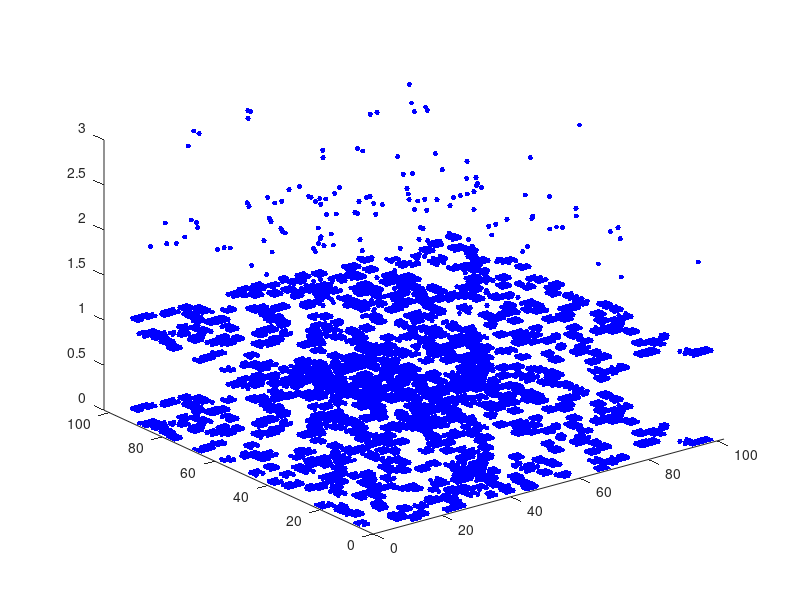

Reproduce this figure in MATLAB.
%% Simulation of (leaky) integrate-and-fire neuron
 clear; clf;

%% parameters of the model
 m = 101;
 dt = 0.1;       % integration time step [ms]
 tau = 10;       % time constant [ms]
 E_L = -65*ones(m, m);      % resting potential [mV]
 theta = -55;    % firing threshold [mV]
 
%%
   
   X = zeros(m,m);
   
   p = -1:1;
   for count=1:500,
      kx=floor(rand*(m-4))+2; 
      ky=floor(rand*(m-4))+2; 
      X(kx+p,ky+p)=(rand(3)>0.1);
   end;
   
   X = (X ~= 0) .* (-55); + (X == 0) .* (-65);
   spike = X ~= 0;
   
   % The "find" function returns the indices of the nonzero elements.
   [i,j] = find(spike);
   
   z = i.*0;
   

   plot3(i,j,z,'.', ...
      'Color','blue', ...
      'MarkerSize',12);
   axis([0 m+1 0 m+1]);
   
   hold on
 %%  
   % Whether cells stay alive, die, or generate new cells depends
   % upon how many of their eight possible neighbors are alive.
   % Here we generate index vectors for four of the eight neighbors.
   % We use periodic (torus) boundary conditions at the edges of the universe.
   
   n = [m 1:m-1];
   e = [2:m 1];
   s = [2:m 1];
   w = [m 1:m-1];
 
   X = (X ~= 0) .* (-55) + (X == 0) .* (-65);
   
   for t = 1:1:3;
       
      % How many of eight neighbors are alive.
      spike = spike(n,:) + spike(s,:) + spike(:,e) + spike(:,w) + ...
         spike(n,e) + spike(n,w) + spike(s,e) + spike(s,w);
      
      % A live cell with two live neighbors, or any cell with three
      % neigbhors, is alive at the next time step.
      
      RI_ext = spike .* 100;
   
      X = X - ((dt/tau) .* ones(m, m)) .* ((X - E_L) - RI_ext);
      
      temp1 = X > -55;
      
      X = ~temp1 .* X + temp1 .* -65;
      
      spike = temp1;
      
      % Update plot.
      [i,j] = find(spike);
      z = i.*0 + 1;
      z = z.*t;
      
      plot3(i,j,z,'.', ...
      'Color','blue', ...
      'MarkerSize',12);
    
      
      drawnow
     

   end
